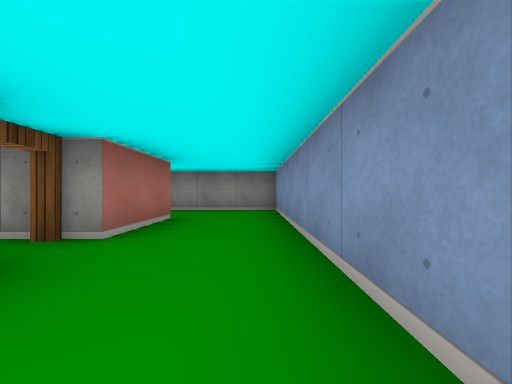
view 1 (above)

12 first-person views from a walk through a cub3D level. The camera is about half as high as the walls, looks level and sees 90° across. The floor is counted in squares. Each view is taken from the middle of a square. On the plan, view 1 faces up. The plan holds only what a view shows up to about 9 squares ahead; the rest is blank.

view 2
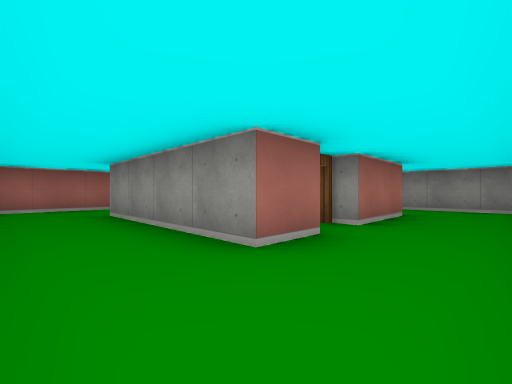

view 3
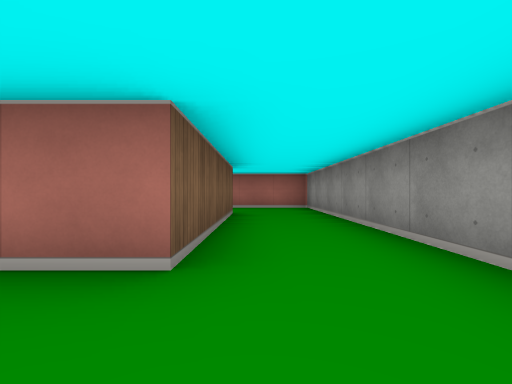

view 4
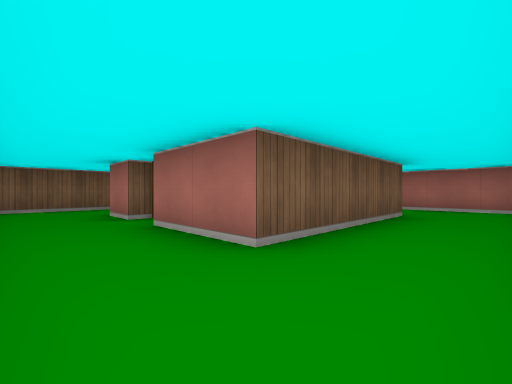

view 5
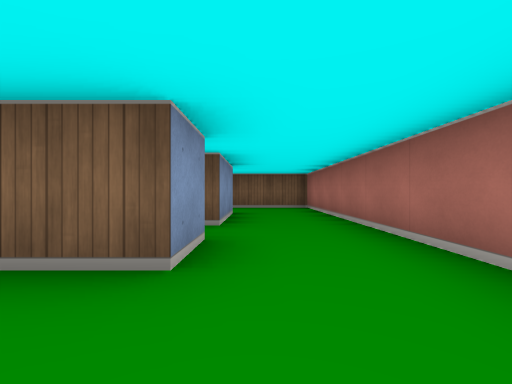

view 6
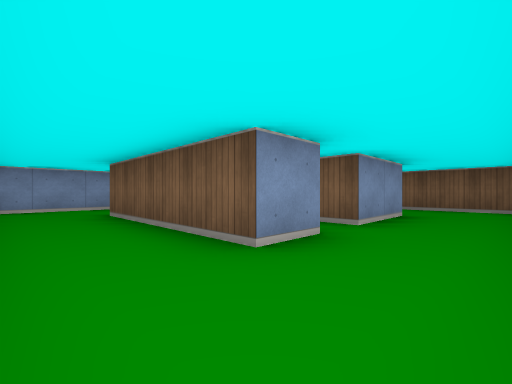

view 7
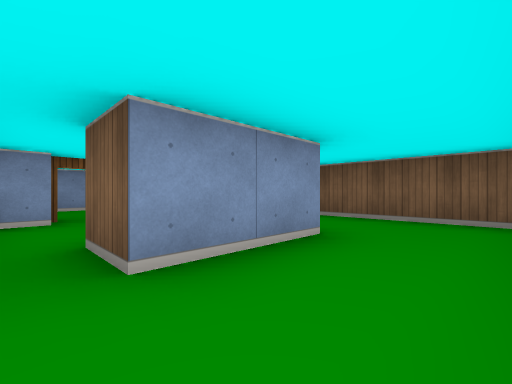

view 8
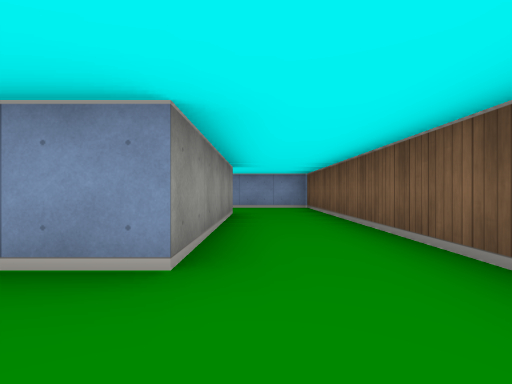

view 9
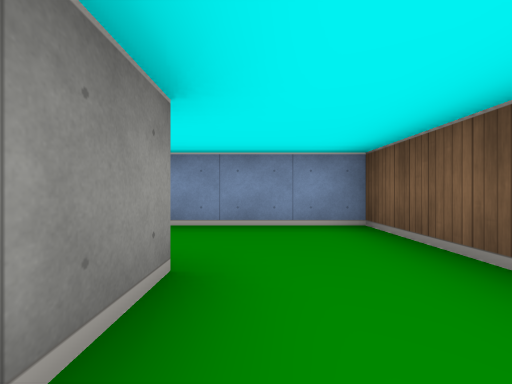

view 10
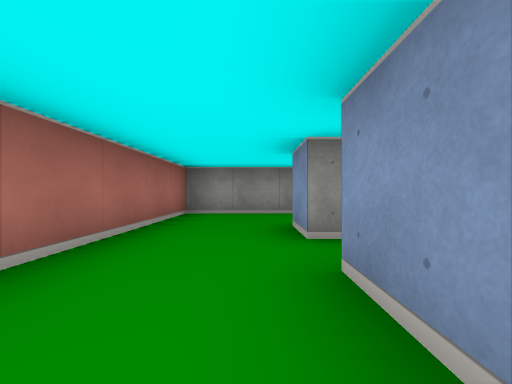

view 11
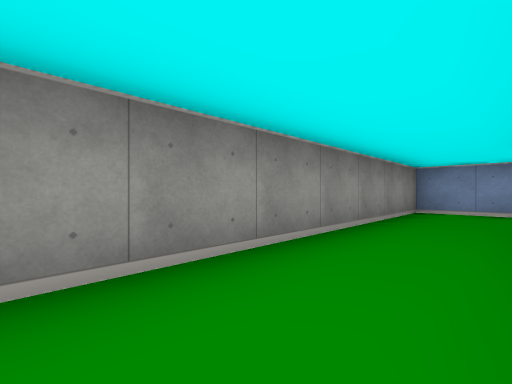

view 12
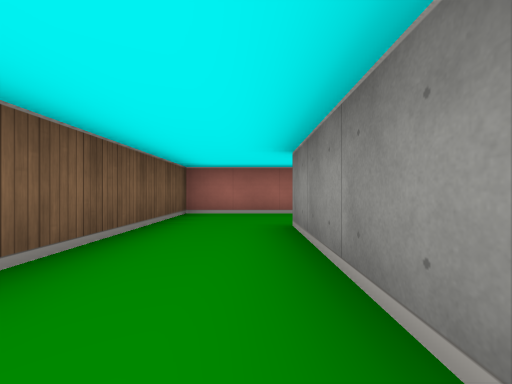

### Floor plan
Points are (right, up) in squares from view 1. A wall is a line through its corners. A room is listed if a view was taken in it or the views show most of it. See-through windows are left out.
Room 1 (views 1, 2, 3, 4, 5, 6, 8, 9, 10, 11, 12)
walls: (-1.5, 1.5) (-1.5, 0.5) (-5.5, 0.5) (-5.5, 2.5); (-5.5, 3.5) (-5.5, 4.5) (-1.5, 4.5) (-1.5, 2.5); (-7.5, 2.5) (-7.5, -1.5) (0.5, -1.5) (0.5, 6.5) (-7.5, 6.5) (-7.5, 3.5)
ways out: opening at (-6.5, 1.5) to room 2; opening at (-6.5, 4) to room 2; open door at (-2, 2) to room 2
Room 2 (view 7)
walls: (-5.5, 2.5) (-4.5, 2.5); (-7.5, 3.5) (-7.5, 2.5); (-2.5, 2.5) (-2.5, 3)
ways out: opening at (-6.5, 1.5) to room 1; opening at (-6.5, 4) to room 1; open door at (-2, 2) to room 1

Where each view was taken, in squares from view 1:
view 1: 0 up, 0 right, facing up
view 2: 1 down, 0 right, facing up-left
view 3: 5 up, 0 right, facing left
view 4: 6 up, 0 right, facing down-left
view 5: 6 up, 6 left, facing down
view 6: 6 up, 7 left, facing down-right
view 7: 3 up, 7 left, facing down-right
view 8: 0 up, 7 left, facing right
view 9: 0 up, 3 left, facing right
view 10: 1 up, 6 left, facing up
view 11: 5 up, 6 left, facing up-right
view 12: 0 up, 2 left, facing left
